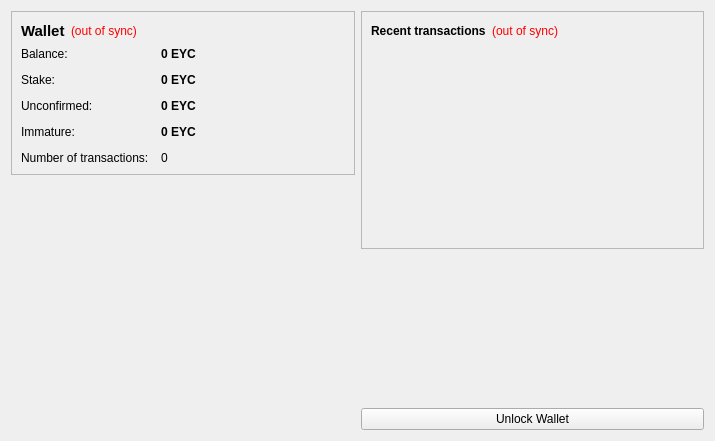
<?xml version="1.0" encoding="UTF-8"?>
<ui version="4.0">
 <class>OverviewPage</class>
 <widget class="QWidget" name="OverviewPage">
  <property name="geometry">
   <rect>
    <x>0</x>
    <y>0</y>
    <width>715</width>
    <height>441</height>
   </rect>
  </property>
  <property name="windowTitle">
   <string>Form</string>
  </property>
  <layout class="QHBoxLayout" name="horizontalLayout" stretch="1,1">
   <item>
    <layout class="QVBoxLayout" name="verticalLayout_2">
     <item>
      <widget class="QFrame" name="frame">
       <property name="frameShape">
        <enum>QFrame::StyledPanel</enum>
       </property>
       <property name="frameShadow">
        <enum>QFrame::Raised</enum>
       </property>
       <layout class="QVBoxLayout" name="verticalLayout_4">
        <item>
         <layout class="QHBoxLayout" name="horizontalLayout_4">
          <item>
           <widget class="QLabel" name="label_5">
            <property name="font">
             <font>
              <pointsize>11</pointsize>
              <weight>75</weight>
              <bold>true</bold>
             </font>
            </property>
            <property name="text">
             <string>Wallet</string>
            </property>
           </widget>
          </item>
          <item>
           <widget class="QLabel" name="labelWalletStatus">
            <property name="toolTip">
             <string>The displayed information may be out of date. Your wallet automatically synchronizes with the wenwancoin network after a connection is established, but this process has not completed yet.</string>
            </property>
            <property name="styleSheet">
             <string notr="true">QLabel { color: red; }</string>
            </property>
            <property name="text">
             <string notr="true">(out of sync)</string>
            </property>
            <property name="alignment">
             <set>Qt::AlignLeading|Qt::AlignLeft|Qt::AlignVCenter</set>
            </property>
           </widget>
          </item>
          <item>
           <spacer name="horizontalSpacer_2">
            <property name="orientation">
             <enum>Qt::Horizontal</enum>
            </property>
            <property name="sizeHint" stdset="0">
             <size>
              <width>40</width>
              <height>20</height>
             </size>
            </property>
           </spacer>
          </item>
         </layout>
        </item>
        <item>
         <layout class="QFormLayout" name="formLayout_2">
          <property name="fieldGrowthPolicy">
           <enum>QFormLayout::AllNonFixedFieldsGrow</enum>
          </property>
          <property name="horizontalSpacing">
           <number>12</number>
          </property>
          <property name="verticalSpacing">
           <number>12</number>
          </property>
          <item row="0" column="0">
           <widget class="QLabel" name="label">
            <property name="text">
             <string>Balance:</string>
            </property>
           </widget>
          </item>
          <item row="0" column="1">
           <widget class="QLabel" name="labelBalance">
            <property name="font">
             <font>
              <weight>75</weight>
              <bold>true</bold>
             </font>
            </property>
            <property name="cursor">
             <cursorShape>IBeamCursor</cursorShape>
            </property>
            <property name="toolTip">
             <string>Your current balance</string>
            </property>
            <property name="text">
             <string notr="true">0 EYC</string>
            </property>
            <property name="textInteractionFlags">
             <set>Qt::LinksAccessibleByMouse|Qt::TextSelectableByKeyboard|Qt::TextSelectableByMouse</set>
            </property>
           </widget>
          </item>
          <item row="1" column="0">
           <widget class="QLabel" name="label_6">
            <property name="text">
             <string>Stake:</string>
            </property>
           </widget>
          </item>
          <item row="1" column="1">
           <widget class="QLabel" name="labelStake">
            <property name="font">
             <font>
              <weight>75</weight>
              <bold>true</bold>
             </font>
            </property>
            <property name="cursor">
             <cursorShape>IBeamCursor</cursorShape>
            </property>
            <property name="toolTip">
             <string>Total of coins that was staked, and do not yet count toward the current balance</string>
            </property>
            <property name="text">
             <string notr="true">0 EYC</string>
            </property>
            <property name="textInteractionFlags">
             <set>Qt::LinksAccessibleByMouse|Qt::TextSelectableByKeyboard|Qt::TextSelectableByMouse</set>
            </property>
           </widget>
          </item>
          <item row="2" column="0">
           <widget class="QLabel" name="label_3">
            <property name="text">
             <string>Unconfirmed:</string>
            </property>
           </widget>
          </item>
          <item row="2" column="1">
           <widget class="QLabel" name="labelUnconfirmed">
            <property name="font">
             <font>
              <weight>75</weight>
              <bold>true</bold>
             </font>
            </property>
            <property name="cursor">
             <cursorShape>IBeamCursor</cursorShape>
            </property>
            <property name="toolTip">
             <string>Total of transactions that have yet to be confirmed, and do not yet count toward the current balance</string>
            </property>
            <property name="text">
             <string notr="true">0 EYC</string>
            </property>
            <property name="textInteractionFlags">
             <set>Qt::LinksAccessibleByMouse|Qt::TextSelectableByKeyboard|Qt::TextSelectableByMouse</set>
            </property>
           </widget>
          </item>
          <item row="3" column="0">
           <widget class="QLabel" name="labelImmatureText">
            <property name="text">
             <string>Immature:</string>
            </property>
           </widget>
          </item>
          <item row="3" column="1">
           <widget class="QLabel" name="labelImmature">
            <property name="font">
             <font>
              <weight>75</weight>
              <bold>true</bold>
             </font>
            </property>
            <property name="toolTip">
             <string>Mined balance that has not yet matured</string>
            </property>
            <property name="text">
             <string notr="true">0 EYC</string>
            </property>
            <property name="textInteractionFlags">
             <set>Qt::LinksAccessibleByMouse|Qt::TextSelectableByKeyboard|Qt::TextSelectableByMouse</set>
            </property>
           </widget>
          </item>
          <item row="4" column="0">
           <widget class="QLabel" name="label_2">
            <property name="text">
             <string>Number of transactions:</string>
            </property>
           </widget>
          </item>
          <item row="4" column="1">
           <widget class="QLabel" name="labelNumTransactions">
            <property name="toolTip">
             <string>Total number of transactions in wallet</string>
            </property>
            <property name="text">
             <string notr="true">0</string>
            </property>
           </widget>
          </item>
         </layout>
        </item>
       </layout>
      </widget>
     </item>
     <item>
      <spacer name="verticalSpacer">
       <property name="orientation">
        <enum>Qt::Vertical</enum>
       </property>
       <property name="sizeHint" stdset="0">
        <size>
         <width>20</width>
         <height>40</height>
        </size>
       </property>
      </spacer>
     </item>
	 <item>
      <widget class="QLabel" name="label_6">
       <property name="text">
        <string/>
       </property>
       <property name="pixmap">
        <pixmap resource="../bitcoin.qrc">:/images/backg</pixmap>
       </property>
       <property name="scaledContents">
        <bool>false</bool>
       </property>
       <property name="alignment">
        <set>Qt::AlignCenter</set>
       </property>
       <property name="margin">
        <number>-2</number>
       </property>
      </widget>
     </item>
    </layout>
   </item>
   <item>
    <layout class="QVBoxLayout" name="verticalLayout_3">
     <item>
      <widget class="QFrame" name="frame_2">
       <property name="frameShape">
        <enum>QFrame::StyledPanel</enum>
       </property>
       <property name="frameShadow">
        <enum>QFrame::Raised</enum>
       </property>
       <layout class="QVBoxLayout" name="verticalLayout">
        <item>
         <layout class="QHBoxLayout" name="horizontalLayout_2">
          <item>
           <widget class="QLabel" name="label_4">
            <property name="text">
             <string>&lt;b&gt;Recent transactions&lt;/b&gt;</string>
            </property>
           </widget>
          </item>
          <item>
           <widget class="QLabel" name="labelTransactionsStatus">
            <property name="toolTip">
             <string>The displayed information may be out of date. Your wallet automatically synchronizes with the wenwancoin network after a connection is established, but this process has not completed yet.</string>
            </property>
            <property name="styleSheet">
             <string notr="true">QLabel { color: red; }</string>
            </property>
            <property name="text">
             <string notr="true">(out of sync)</string>
            </property>
            <property name="alignment">
             <set>Qt::AlignRight|Qt::AlignTrailing|Qt::AlignVCenter</set>
            </property>
           </widget>
          </item>
          <item>
           <spacer name="horizontalSpacer">
            <property name="orientation">
             <enum>Qt::Horizontal</enum>
            </property>
            <property name="sizeHint" stdset="0">
             <size>
              <width>40</width>
              <height>20</height>
             </size>
            </property>
           </spacer>
          </item>
         </layout>
        </item>
        <item>
         <widget class="QListView" name="listTransactions">
          <property name="styleSheet">
           <string notr="true">QListView { background: transparent; }</string>
          </property>
          <property name="frameShape">
           <enum>QFrame::NoFrame</enum>
          </property>
          <property name="verticalScrollBarPolicy">
           <enum>Qt::ScrollBarAlwaysOff</enum>
          </property>
          <property name="horizontalScrollBarPolicy">
           <enum>Qt::ScrollBarAlwaysOff</enum>
          </property>
          <property name="selectionMode">
           <enum>QAbstractItemView::NoSelection</enum>
          </property>
         </widget>
        </item>
       </layout>
      </widget>
     </item>
     <item>
      <spacer name="verticalSpacer_2">
       <property name="orientation">
        <enum>Qt::Vertical</enum>
       </property>
       <property name="sizeHint" stdset="0">
        <size>
         <width>20</width>
         <height>40</height>
        </size>
       </property>
      </spacer>
     </item>
     <item>
      <widget class="QPushButton" name="unlockWalletButton">
       <property name="text">
        <string>Unlock Wallet</string>
       </property>
      </widget>
     </item>
    </layout>
   </item>
  </layout>
 </widget>
 <resources>
  <include location="../bitcoin.qrc"/>
 </resources>
 <connections/>
</ui>
